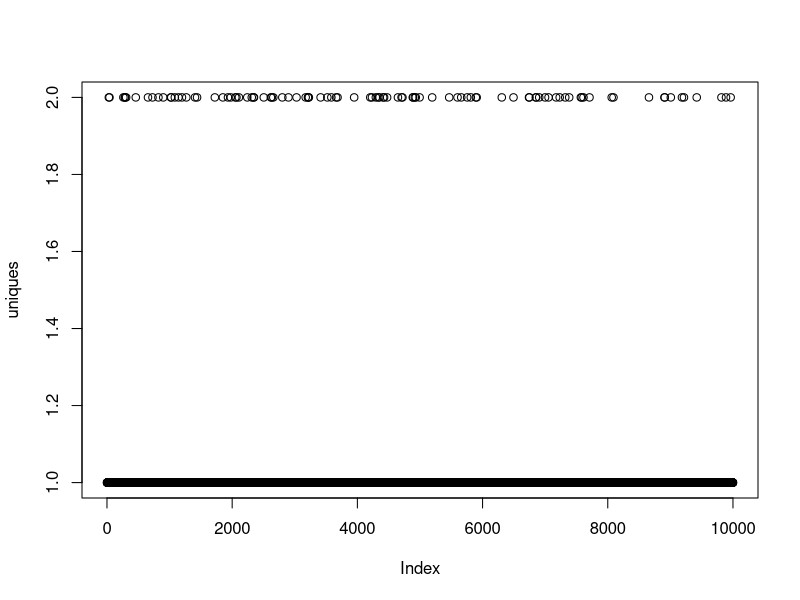
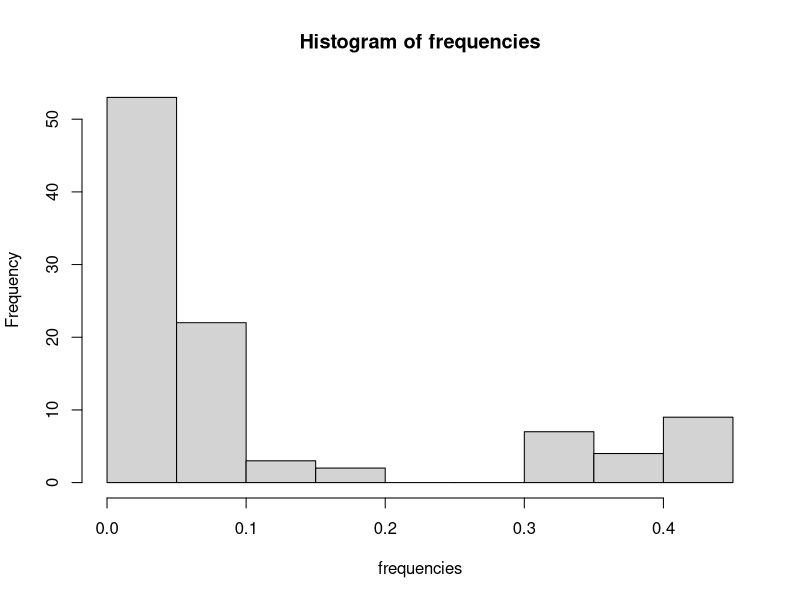
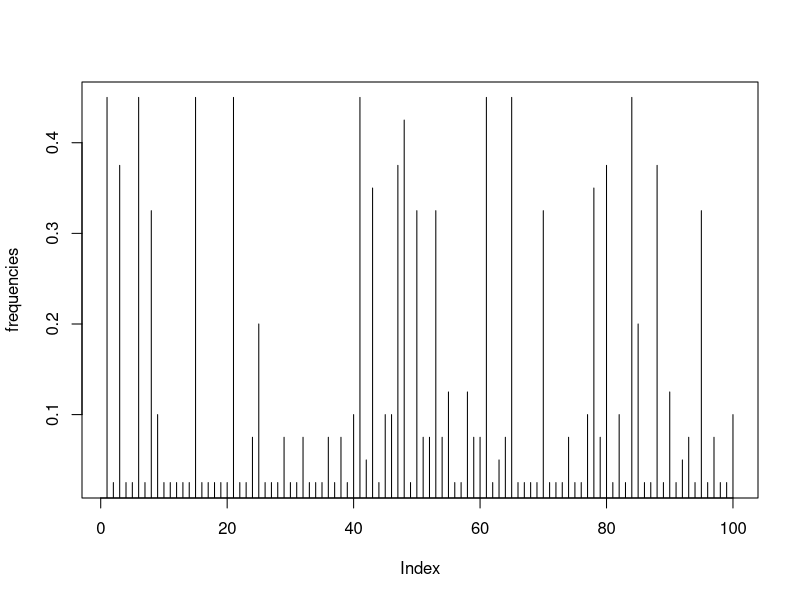

Here is the R script that generated these plots, in order: (Note: this script raises an error after producing the figures.)
### NOTE: there is another file in sandbox explaining the code in even more detail ###
#####################################
########### QUESTION 1 ##############
#####################################
# QUESTION: Identify which positions are SNPs (polymorphic, meaning that they have more than one allele)
# HINT: SNPs are positions where there are more than one allele

### clear workspace ###
  rm(list=ls())

### import dataset ###
  data <- read.csv("../data/bears.csv",, stringsAsFactors = FALSE, header = FALSE, colClasses=rep("character", 10000))
    # must set col classes as character otherwise 'T' allele could be read as TRUE
  dim(data)
    # important because view() can hide things
  data[,1]
    # prints first column
  data[1,(c(1:100))]
    # prints first 100 columns of row 1


### loop to find SNPs ###
  snps <- vector()
    # pre-allocate vector to store locations of SNPs
  for (i in 1:ncol(data)){
    # loops 'i' through the numbers 1 to the number of columns in data
    # this means each vector of allele locations can be looped over
    if (length(unique(data[,i]))==2){
      # if there are two different alleles at that location
      snps <- c(snps, i)
        # add the column number to the SNPs vector
    }
  }
  # loop to detect columns in which there are more than one type of allele

  cat("\nNumber of SNPs is", length(snps))
    # prints snp results to terminal

### alternative method (apply) to find SNPs ###
  # he then challenges us to convert this for loop to the apply function
    # define function
      myfunc <- function(v){
        x <- length(unique(v))
      return(x)
      }
    # find the number of uniques per column
      uniques <- apply(data, 2, myfunc)
      
 # find which columns have more than one unique ###
      snps <- uniques != 1
      
### count number of SNPs ###
      n_snpsn <- sum(snps)
      
### visualize allele frequencies 
      plot(uniques)
      
#####################################
########### QUESTION 2 ##############
#####################################
# QUESTION: calculate, print and visualize allele frequencies for each SNP
# HINT: to proceed i need to understand how he used length(unique()) before as those same methods are used in this answer
      
      
### reduce dataset now that we know where snps are ###

data <- data[,snps]



### HOW TO PERFORM FOR ONE SNP ###
### alleles in this snp ###
data[,1]
# prints all alleles from that column

unique(data[,1])
# returns types of allele in that vector (A, C)

alleles <- unique(data[,1])
# stores info in variable so each letter can be accessed

cat("\nSNP", i, "with alleles", alleles)
# prints alleles in snp

### frequencies of the alleles ###

alleles[1]
# returns first letter (A)

alleles[2]
# returns second letter(C)

data[,1]==alleles[1]
# returns list of all indexes showing at which locations in the column, the allele is A
# returns in format of TRUE's and FALSE's

which(data[,1]==alleles[1])
# returns list of only the location indexes at which the result is TRUE
# returns location of every index of A

length(which(data[,1]==alleles[1]))
# returns count of occurences of allele (A in this instance)

length(which(data[,1]==alleles[1]))/nrow(data)
# returns relative frequency of allele (A)

freq_a1<-length(which(data[,1]==alleles[1]))/nrow(data)
# stores relative frequency in a variable

freq_a2<-length(which(data[,1]==alleles[2]))/nrow(data)
# stores same result for second allele

### determine minor allele ###
minor_allele <- alleles[which.min(c(freq_a1, freq_a2))]
# stores letter of which allele is the minor one
freq_minor_allele <- c(freq_a1, freq_a2)[which.min(c(freq_a1, freq_a2))]
# stores relative frequency of the minor allele

cat(" the minor allele is",minor_allele ,"and the minor allele frequency (MAF) is", freq_minor_allele)
# prints minor allele to terminal


### HOW TO PERFORM FOR EVERY SNP ###
frequencies<- c()
for (i in 1:ncol(data)){
  ### alleles in this snp ###
  
  alleles <- unique(data[,i])
  # stores info in variable so each letter can be accessed
  
  cat("\nSNP", i, "with alleles", alleles)
  # prints alleles in snp
  
  ### frequencies of the alleles ###
  
  freq_a1<-length(which(data[,i]==alleles[1]))/nrow(data)
  # stores relative frequency of allele 1 in variable
  
  freq_a2<-length(which(data[,i]==alleles[2]))/nrow(data)
  # stores same result for allele 2
  
  ### determine minor allele ###
  
  minor_allele <- alleles[which.min(c(freq_a1, freq_a2))]
  # stores letter of which allele is the minor one
  
  freq_minor_allele <- c(freq_a1, freq_a2)[which.min(c(freq_a1, freq_a2))]
  # stores relative frequency of the minor allele
  
  cat(" the minor allele is",minor_allele ,"and the minor allele frequency (MAF) is", freq_minor_allele)
  # prints minor allele to terminal
  
  ### store frequencies ###
  
  frequencies <- c(frequencies, freq_minor_allele)
}

### plot histogram ###
hist(frequencies)

### plot frequencies ###
plot(frequencies, type="h")

#####################################
########### QUESTION 3 ##############
#####################################

# calculate and print genotype frequencies for each SNP

### alleles in the first SNP ###

alleles <- unique(data[,1])
cat("\nSNP", i, "with alleles", alleles)

### frequencies of the alleles ###

freq_a1<-length(which(data[,1]==alleles[1]))/nrow(data)

freq_a2<-length(which(data[,1]==alleles[2]))/nrow(data)

### the minor allele ###

minor_allele <- alleles[which.min(c(freq_a1, freq_a2))]
# minor allele = least frequent
# alternative allele = most frequent
freq_minor_allele <- c(freq_a1, freq_a2)[which.min(c(freq_a1, freq_a2))]

cat(" the minor allele is",minor_allele ,"and the minor allele frequency (MAF) is", freq_minor_allele)


genotype_counts <- c(0, 0, 0)
# pre-allocate empty vector
# genotypes (eg aa, aA, Aa, AA) will be counted by occurences of one certain allele (eg A)
# don't need to count matches for entire "Aa" and "AA" for example
# as because they add to 1, we only need to count frequency of one allele (eg A) and we can work out the genotype frequencies
# we choose to count the alternative allele here

# eg imagine c(0,0,0) above was c(x,y,z)
# x = 0 occurences of the allele (eg aa)
# y = 1 occurence of the allele (eg aA, Aa)
# z = 2 occurences of the allele (eg AA)

nsamples <- 20
# number of individuals
# remember there are two rows of code for every individual
# one row represents each chromosome
# individual inherits two genes for any one characteristic
# two rows are needed to represent these two genes for any one individual

### accessing (looping through) genotype for individuals ###


## Example for column 1 ##
for (j in 1:nsamples){
  ### creating index numbers for accessing the genotype, not directly accessing
    # eg for individual 1, create numbers 1 and 2 to access those rows
    # and for individual 2, create numbers 3 and 4 to access those rows
    haplotype_index <- c( (j*2)-1, (j*2) )
    # haplotype index will store the rows in which that individuals' information is
  
  ### count the minor allele instances
    genotype <- length(which(data(haplotype_index[,1]==minor_allele)))
    # [,1] determines first column and haplotype_index determines which rows
    
  ### increase the counter for the corresponding genotype
    genotype_counts[genotype_index] <- genotype_counts[genotype_index]+1
  
}
    



### HOW TO PERFORM FOR EVERY SNP ###
frequencies<- c()
for (i in 1:ncol(data)){
  ### genotypes in this snp ###

  genotypes <- split(data[,i], ceiling(seq_along(data[,i])/2))
  # stores info in variable so each letter can be accessed
  
  cat("\nSNP", i, "with alleles", alleles)
  # prints alleles in snp
  
  ### frequencies of the alleles ###
  
  freq_a1<-length(which(data[,i]==alleles[1]))/nrow(data)
  # stores relative frequency of allele 1 in variable
  
  freq_a2<-length(which(data[,i]==alleles[2]))/nrow(data)
  # stores same result for allele 2
  
  ### determine minor allele ###
  
  minor_allele <- alleles[which.min(c(freq_a1, freq_a2))]
  # stores letter of which allele is the minor one
  
  freq_minor_allele <- c(freq_a1, freq_a2)[which.min(c(freq_a1, freq_a2))]
  # stores relative frequency of the minor allele
  
  cat(" the minor allele is",minor_allele ,"and the minor allele frequency (MAF) is", freq_minor_allele)
  # prints minor allele to terminal
  
  ### store frequencies ###
  
  frequencies <- c(frequencies, freq_minor_allele)
}


## testing
i <- data[,1]

genotypes <- split(data[,i], ceiling(seq_along(data[,i])/2))
# split rows up into pairs of alleles to make up genotype for each bear

for (i in genotypes){
  genotypes[i]<- paste(unlist(genotypes[i]), collapse='')
}
genotypey<- paste(unlist(genotypes), collapse='')
genotypex <- unique(genotypes)
# store list of different genotypes so can be referenced

length(which(genotypes==genotypex[1]))
# returns count of genotypex[1]
# can't do as trying to compare list to list


#####################################
########### QUESTION 4 ##############
#####################################
# calculate (observed) homozygosity and heterozygosity for each SNP

# calculate expected genotype counts for each SNP and test for HWE

# calculate, print and visualise inbreeding coefficient for each SNP deviating from HWE

### refine dataset to only polymorphic sites ###
polydata <- data.frame(c(data$V30, data$V40))# doesnt work
View(polydata)

col1 <- data$V30
col2 <- data$V40

polydata <- data.frame(col1, col2)

polydata %>% rename(Column30=col1, Column40=col2)

# polydata contains only columns which were polymorphic

### calculate